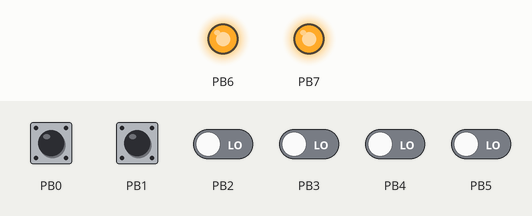
This program was run on a simulated ATmega16, built with avr-gcc and emulated at 1 MHz. Shown: output pins drawn as LEDs (lit = HIGH). The inputs (shaded band) are chosen by the test bench; at power-on: PB0, PB1 HIGH, PB2–5 LOW.

Above: at 1.2 s.
1.3 s: PB0 pulled LOW for 0.15 s
At 1.37 s:
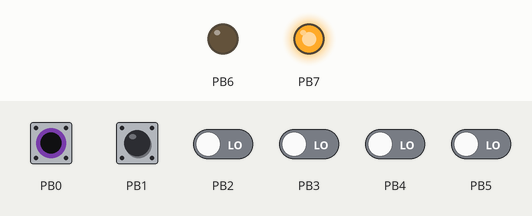
2.9 s: PB1 pulled LOW for 0.15 s
At 2.97 s:
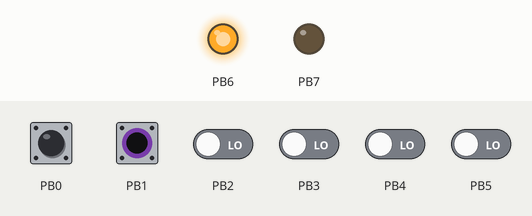
4.5 s: PB0 driven LOW and PB1 driven LOW
At 5.6 s:
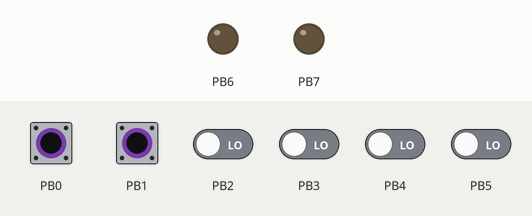
6.0 s: PB0 driven HIGH
At 6.7 s:
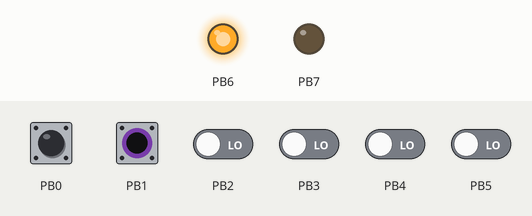
7.5 s: PB0 driven LOW
At 7.8 s:
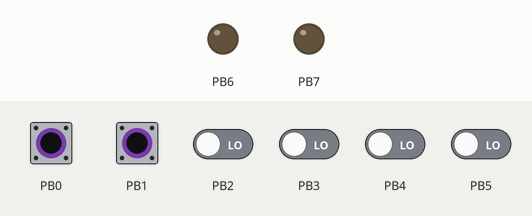
Timing chart, 0 to 10.0 s (numbered marks = the images above; inputs shaded):
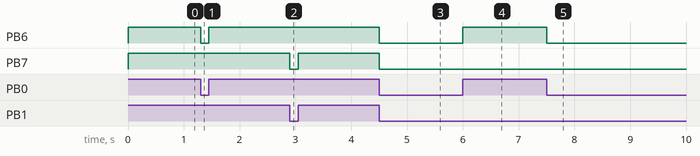

Measured:
- after the input at 1.3 s, PB6: HIGH → LOW at once, → HIGH 0.15 s later
- after the input at 2.9 s, PB7: HIGH → LOW at once, → HIGH 0.15 s later
- after the input at 4.5 s, PB6, PB7: HIGH → LOW at once
- after the input at 6.0 s, PB6: LOW → HIGH at once
- after the input at 7.5 s, PB6: HIGH → LOW at once

The program:

main.c
```c
/*
 * PUSHBUTTON.c
 *
 * Created: 04-07-2024 12:55:04
 * Author : SRIDHAR
 */

#define F_CPU 1000000UL
#include <avr/io.h>
#include <util/delay.h>

int main(void)
{
	DDRB	=	DDRB | (1<<6);
	DDRB	=	DDRB | (1<<7);

	DDRB	=	DDRB & (~(1<<0));
	DDRB	=	DDRB & (~(1<<1));

	PORTB	=	PORTB | (1<<0);
	PORTB	=	PORTB | (1<<1);

	int pin_status1;
	int pin_status2;

    while (1)
    {
		pin_status1	=	PINB & (1<<0);
		pin_status2	=	PINB & (1<<1);

		if (pin_status1)
		{
			PORTB	=	PORTB | (1<<6);
		}
		else
		{
			PORTB	=	PORTB & (~(1<<6));
		}

		if (pin_status2)
		{
			PORTB	=	PORTB | (1<<7);
		}
		else
		{
			PORTB	=	PORTB & (~(1<<7));
		}
    }
}
```
